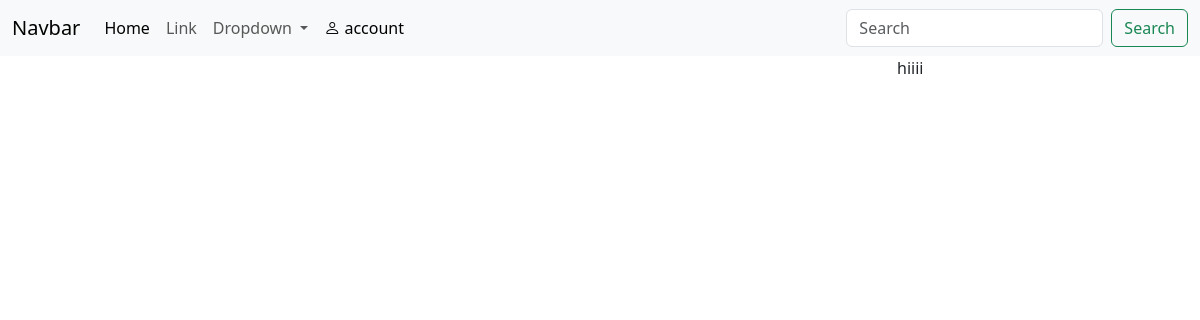
Before: / with the older database file.
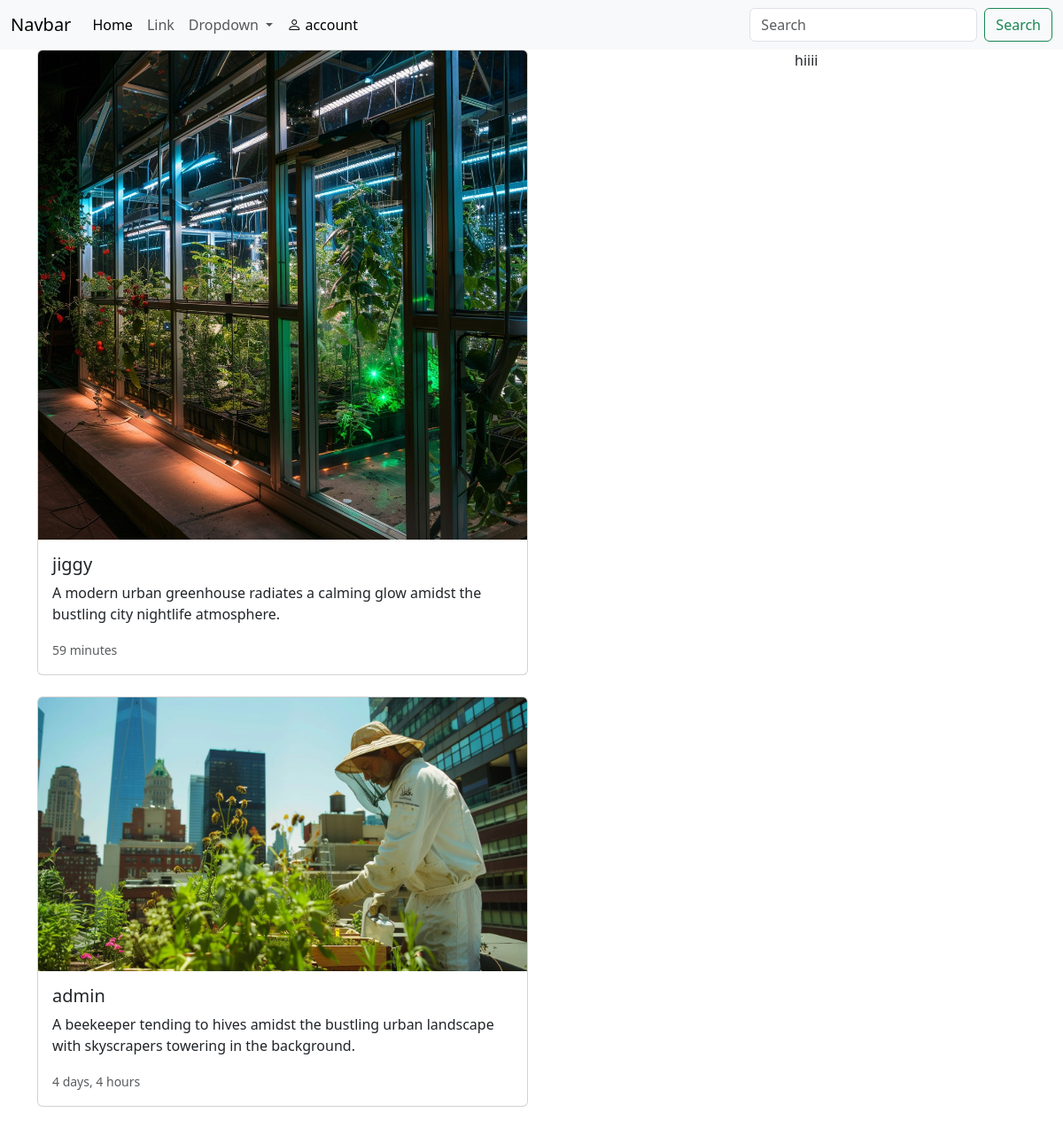
After: the same page with the newer database file.
### main/models.py (models this page shows, shortened)
class Post(models.Model):
    user = models.ForeignKey(User,on_delete=models.CASCADE)
    image = models.ImageField(upload_to='posts/')
    caption = models.TextField(blank=True)
    create_at = models.DateTimeField(auto_now_add=True)
    likes = models.ManyToManyField(User,related_name='likes')

### main/views.py (the view)
# urls.py: 2. Add a URL to urlpatterns:  path('', views.home, name='home')
def home(request):
    posts = Post.objects.all().order_by('-create_at')
    context = {"posts":posts}
    return render(request,'home.html',context)

### templates/home.html
{% extends 'partial/main.html' %}
{% load static %}
{% block content %}
<div class="container">
    <div class="row">
        <div class="col-9">
            {% for post in posts%}
            <div class="card col-sm-8 mb-4 ">
                <a href="#"><img src="{{post.image.url}}" class="card-img-top" alt="..."></a>
                <div class="card-body">
                <h5 class="card-title">{{post.user}}</h5>
                <p class="card-text">{{post.caption}}</p>
                <p class="card-text"><small class="text-body-secondary">{{post.create_at|timesince}}</small></p>
                </div>
            </div>
            {% endfor %}
        </div>
        <div class="col-3">
            hiiii
        </div>
    </div>
</div>
{% endblock %}

### templates/partial/main.html (shortened to what this page needs)
{% load static %}
<!DOCTYPE html>
<html lang="en">
<head>
    <link rel="stylesheet" href="{% static 'css/style.css' %}">
    <link rel="stylesheet" href="https://cdn.jsdelivr.net/npm/bootstrap-icons@1.11.3/font/bootstrap-icons.min.css">
    <link href="https://cdn.jsdelivr.net/npm/bootstrap@5.3.3/dist/css/bootstrap.min.css" rel="stylesheet">
</head>
<body class="body">
    {% include 'partial/nav.html' %}
    {% block content %}
    {% endblock %}
</body>
</html>

### templates/partial/nav.html (shortened to what this page needs)
<nav class="navbar navbar-expand-lg bg-body-tertiary">
    <div class="container-fluid">
      <a class="navbar-brand" href="{% url 'home' %}">Navbar</a>
      <div class="collapse navbar-collapse" id="navbarSupportedContent">
        <ul class="navbar-nav me-auto mb-2 mb-lg-0">
          <li class="nav-item">
            <a class="nav-link active" aria-current="page" href="{% url 'home' %}">Home</a>
          </li>
          <li class="nav-item">
            <a class="nav-link" href="#">Link</a>
          </li>
          <li class="nav-item dropdown">
            <a class="nav-link dropdown-toggle" href="#" role="button" data-bs-toggle="dropdown" aria-expanded="false">
              Dropdown
            </a>
          </li>
          <li class="nav-item">
           <a href="#" class="nav-link active" ><i class="bi bi-person"></i> account</a>
          </li>
        </ul>
        <form class="d-flex" role="search">
          <input class="form-control me-2" type="search" placeholder="Search" aria-label="Search">
          <button class="btn btn-outline-success" type="submit">Search</button>
        </form>
      </div>
    </div>
</nav>

Changed rows visible on the page:
added Post: image (picture), user "jiggy", caption "A modern urban greenhouse radiates a calming glow amidst the bustling city nightlife atmosphere.", create_at "59 minutes"
added Post: image (picture), user "admin", caption "A beekeeper tending to hives amidst the bustling urban landscape with skyscrapers towering in the background.", create_at "4 days, 4 hours"
